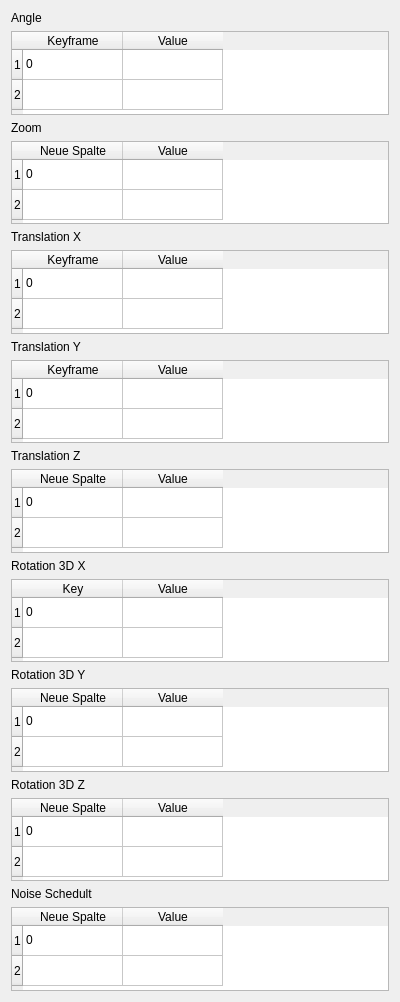
<?xml version="1.0" encoding="UTF-8"?>
<ui version="4.0">
 <class>Form</class>
 <widget class="QWidget" name="Form">
  <property name="geometry">
   <rect>
    <x>0</x>
    <y>0</y>
    <width>400</width>
    <height>1002</height>
   </rect>
  </property>
  <property name="windowTitle">
   <string>Form</string>
  </property>
  <layout class="QVBoxLayout" name="verticalLayout">
   <item>
    <widget class="QLabel" name="label">
     <property name="text">
      <string>Angle</string>
     </property>
    </widget>
   </item>
   <item>
    <widget class="QTableWidget" name="tableWidget">
     <property name="rowCount">
      <number>2</number>
     </property>
     <property name="columnCount">
      <number>2</number>
     </property>
     <row/>
     <row/>
     <column>
      <property name="text">
       <string>Keyframe</string>
      </property>
     </column>
     <column>
      <property name="text">
       <string>Value</string>
      </property>
     </column>
     <item row="0" column="0">
      <property name="text">
       <string>0</string>
      </property>
     </item>
    </widget>
   </item>
   <item>
    <widget class="QLabel" name="label_10">
     <property name="text">
      <string>Zoom</string>
     </property>
    </widget>
   </item>
   <item>
    <widget class="QTableWidget" name="tableWidget_2">
     <property name="rowCount">
      <number>2</number>
     </property>
     <property name="columnCount">
      <number>2</number>
     </property>
     <row/>
     <row/>
     <column>
      <property name="text">
       <string>Neue Spalte</string>
      </property>
     </column>
     <column>
      <property name="text">
       <string>Value</string>
      </property>
     </column>
     <item row="0" column="0">
      <property name="text">
       <string>0</string>
      </property>
     </item>
    </widget>
   </item>
   <item>
    <widget class="QLabel" name="label_9">
     <property name="text">
      <string>Translation X</string>
     </property>
    </widget>
   </item>
   <item>
    <widget class="QTableWidget" name="tableWidget_3">
     <property name="rowCount">
      <number>2</number>
     </property>
     <row/>
     <row/>
     <column>
      <property name="text">
       <string>Keyframe</string>
      </property>
     </column>
     <column>
      <property name="text">
       <string>Value</string>
      </property>
     </column>
     <item row="0" column="0">
      <property name="text">
       <string>0</string>
      </property>
     </item>
    </widget>
   </item>
   <item>
    <widget class="QLabel" name="label_8">
     <property name="text">
      <string>Translation Y</string>
     </property>
    </widget>
   </item>
   <item>
    <widget class="QTableWidget" name="tableWidget_4">
     <property name="rowCount">
      <number>2</number>
     </property>
     <row/>
     <row/>
     <column>
      <property name="text">
       <string>Keyframe</string>
      </property>
     </column>
     <column>
      <property name="text">
       <string>Value</string>
      </property>
     </column>
     <item row="0" column="0">
      <property name="text">
       <string>0</string>
      </property>
     </item>
    </widget>
   </item>
   <item>
    <widget class="QLabel" name="label_7">
     <property name="text">
      <string>Translation Z</string>
     </property>
    </widget>
   </item>
   <item>
    <widget class="QTableWidget" name="tableWidget_5">
     <property name="rowCount">
      <number>2</number>
     </property>
     <row/>
     <row/>
     <column>
      <property name="text">
       <string>Neue Spalte</string>
      </property>
     </column>
     <column>
      <property name="text">
       <string>Value</string>
      </property>
     </column>
     <item row="0" column="0">
      <property name="text">
       <string>0</string>
      </property>
     </item>
    </widget>
   </item>
   <item>
    <widget class="QLabel" name="label_6">
     <property name="text">
      <string>Rotation 3D X</string>
     </property>
    </widget>
   </item>
   <item>
    <widget class="QTableWidget" name="tableWidget_6">
     <property name="rowCount">
      <number>2</number>
     </property>
     <row/>
     <row/>
     <column>
      <property name="text">
       <string>Key</string>
      </property>
     </column>
     <column>
      <property name="text">
       <string>Value</string>
      </property>
     </column>
     <item row="0" column="0">
      <property name="text">
       <string>0</string>
      </property>
     </item>
    </widget>
   </item>
   <item>
    <widget class="QLabel" name="label_5">
     <property name="text">
      <string>Rotation 3D Y</string>
     </property>
    </widget>
   </item>
   <item>
    <widget class="QTableWidget" name="tableWidget_7">
     <property name="rowCount">
      <number>2</number>
     </property>
     <row/>
     <row/>
     <column>
      <property name="text">
       <string>Neue Spalte</string>
      </property>
     </column>
     <column>
      <property name="text">
       <string>Value</string>
      </property>
     </column>
     <item row="0" column="0">
      <property name="text">
       <string>0</string>
      </property>
     </item>
    </widget>
   </item>
   <item>
    <widget class="QLabel" name="label_4">
     <property name="text">
      <string>Rotation 3D Z</string>
     </property>
    </widget>
   </item>
   <item>
    <widget class="QTableWidget" name="tableWidget_8">
     <property name="rowCount">
      <number>2</number>
     </property>
     <row/>
     <row/>
     <column>
      <property name="text">
       <string>Neue Spalte</string>
      </property>
     </column>
     <column>
      <property name="text">
       <string>Value</string>
      </property>
     </column>
     <item row="0" column="0">
      <property name="text">
       <string>0</string>
      </property>
     </item>
    </widget>
   </item>
   <item>
    <widget class="QLabel" name="label_3">
     <property name="text">
      <string>Noise Schedult</string>
     </property>
    </widget>
   </item>
   <item>
    <widget class="QTableWidget" name="tableWidget_9">
     <property name="rowCount">
      <number>2</number>
     </property>
     <row/>
     <row/>
     <column>
      <property name="text">
       <string>Neue Spalte</string>
      </property>
     </column>
     <column>
      <property name="text">
       <string>Value</string>
      </property>
     </column>
     <item row="0" column="0">
      <property name="text">
       <string>0</string>
      </property>
     </item>
    </widget>
   </item>
  </layout>
 </widget>
 <resources/>
 <connections/>
</ui>
